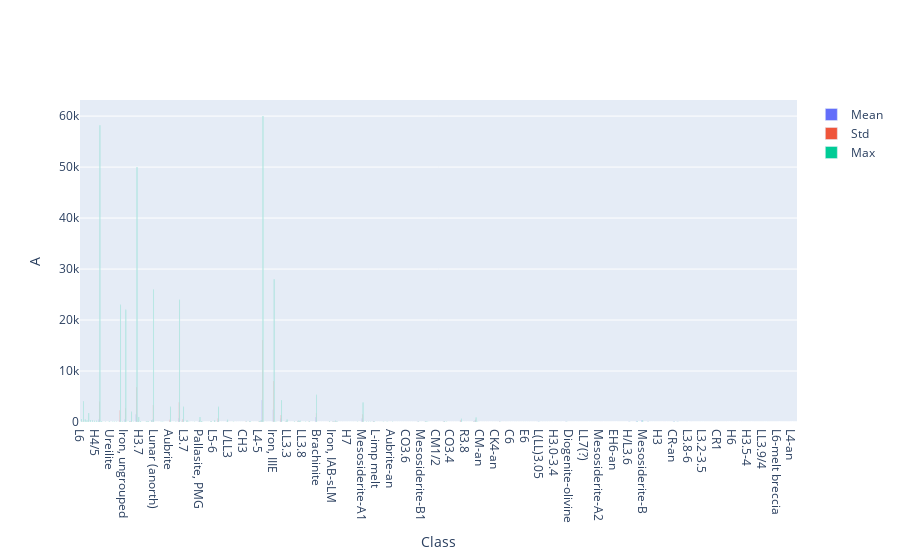

The notebook cell saved with this chart:
### Code cell
fig = go.Figure(data=data)
fig.update_layout(barmode='group')
fig.update_xaxes(title_text="Class")
fig.update_yaxes(title_text="A")
fig.show()

### Figure 1 — Plotly figure (JSON) as saved in the notebook; plotly's stock layout.template omitted (floating-point values rounded to 4 significant figures; data arrays with more than 128 entries replaced by an {"elided": "..."} marker saying what was removed)
{"data": [{"name": "Mean", "type": "bar", "x": {"elided": "387 str values"}, "y": {"elided": "387 float values"}}, {"name": "Std", "type": "bar", "x": {"elided": "387 str values"}, "y": {"elided": "387 float values"}}, {"name": "Max", "type": "bar", "x": {"elided": "387 str values"}, "y": {"elided": "387 float values"}}], "layout": {"barmode": "group", "xaxis": {"title": {"text": "Class"}}, "yaxis": {"title": {"text": "A"}}}}
